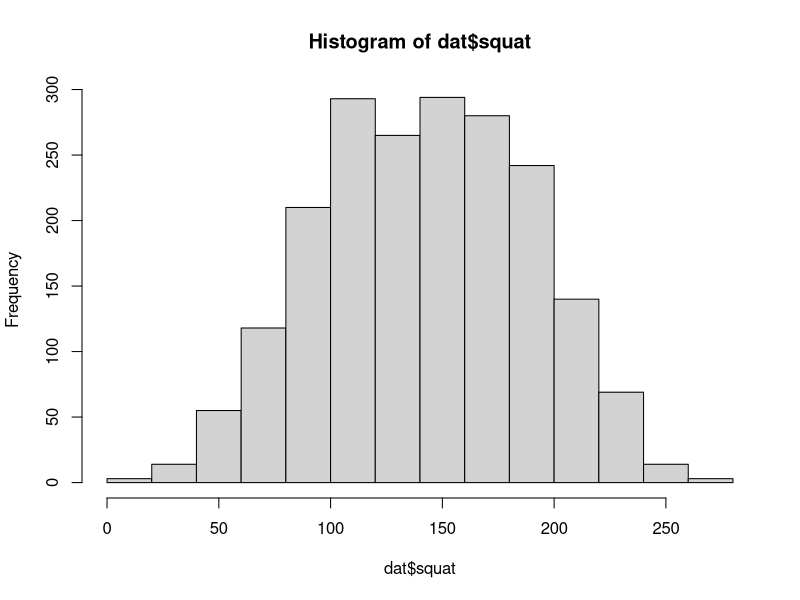
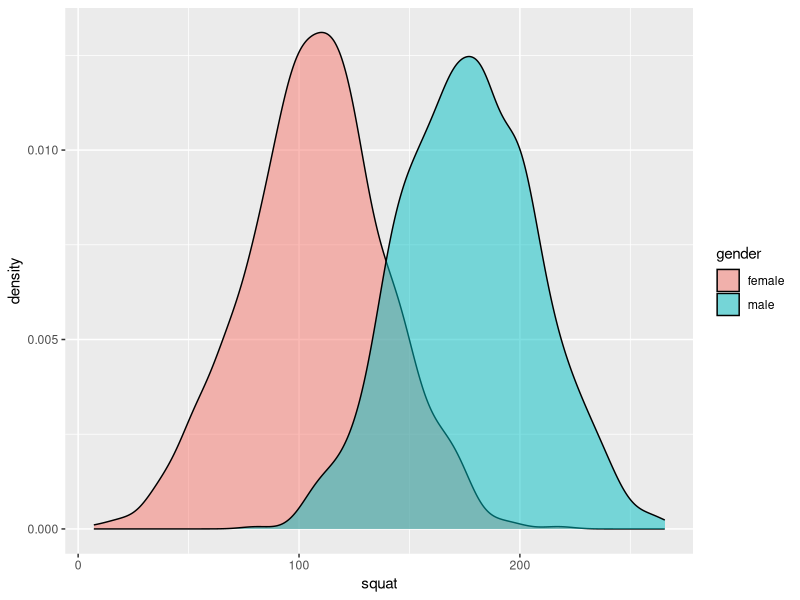
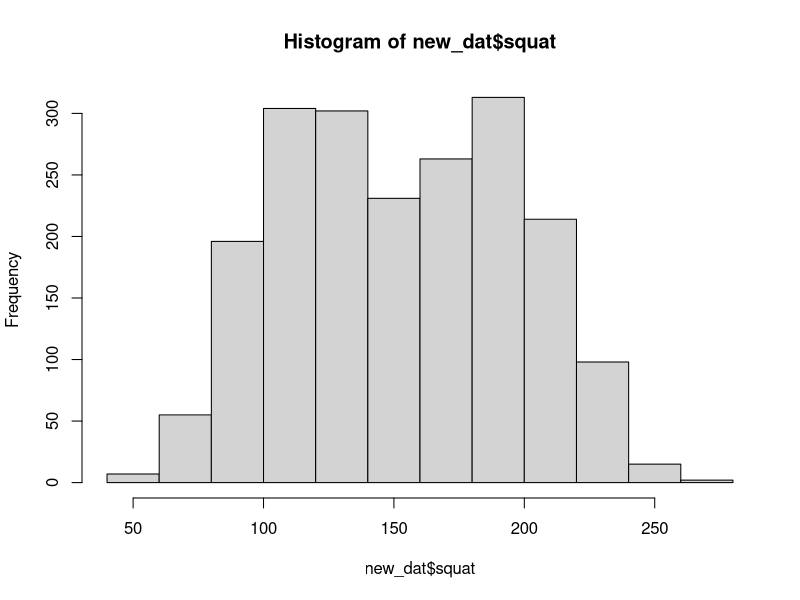
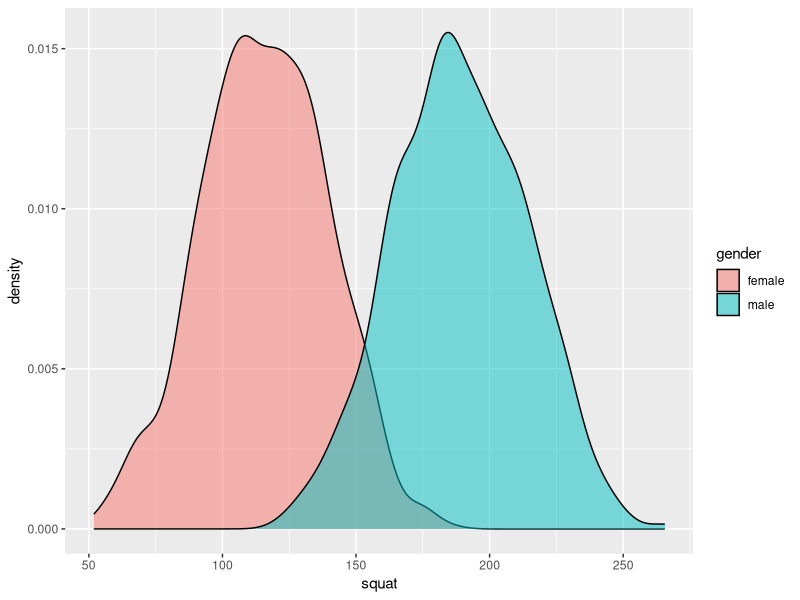

Here is the R script that generated these plots, in order:
## ---- chunk 1
library(tidyverse)

# set the see for reproducibility
set.seed(82)

# sample size - simulate 1000 male and 1000 female lifters
n_males <- 1000
n_females <- 1000

# set the model coefficients for squats
intercept <- -145.7
years_exp_beta <- 4.3
pct_bf_beta <- -1.7
upper_arm_girth_beta <- 6
thigh_girth_beta <- 1.9

# Standard Error of Estimate (SEE) is sampled from a normal distribution with a mean = 0 and 
# standard deviation of 20.3
see <- rnorm(n = n_males + n_females, mean = 0, sd = 20.3)

# get mean and sd for each of the model variables
years_exp_male <- rnorm(n = n_males, mean = 2.6, sd = 2.4)
years_exp_male <- ifelse(years_exp_male < 0, 0, years_exp_male)
years_exp_female <- rnorm(n = n_females, mean = 1.6, sd = 1.5)
years_exp_female <- ifelse(years_exp_female < 0, 0, years_exp_female)
pct_bf_male <- rnorm(n = n_males, mean = 11.1, sd = 3.8)
pct_bf_female <- rnorm(n = n_females, mean = 21.7, sd = 5.4)
upper_arm_girth_male <- rnorm(n = n_males, mean = 35.6, sd = 2.8)
upper_arm_girth_female <- rnorm(n = n_females, mean = 29.5, sd = 3.1)
thigh_girth_male <- rnorm(n = n_males, mean = 61.1, sd = 5.5)
thigh_girth_female <- rnorm(n = n_females, mean = 56.1, sd = 4.9)

# put the simulated data into a data frame
dat <- data.frame(
  gender = c(rep("male", times = n_males), rep("female", times = n_females)),
  years_exp = c(years_exp_male, years_exp_female), 
  pct_bf = c(pct_bf_male, pct_bf_female), 
  upper_arm_girth = c(upper_arm_girth_male, upper_arm_girth_female), 
  thigh_girth = c(thigh_girth_male, thigh_girth_female)
)

dat %>%
  head()

## check means and standard deviations of the simulation
dat %>%
  group_by(gender) %>%
  summarize(across(.cols = years_exp:thigh_girth,
                   list(avg = mean, SD = sd)),
            .groups = "drop") %>%
  pivot_longer(cols = -gender)
## ---- chunk 2
# estimate squat performance
dat$squat <- with(dat, intercept + years_exp_beta*years_exp + pct_bf_beta*pct_bf + upper_arm_girth_beta*upper_arm_girth + thigh_girth_beta*thigh_girth + see)

dat %>%
  head()

## summary statistics
dat %>%
  group_by(gender) %>%
  summarize(avg_squat = mean(squat), 
            sd_squat = sd(squat))

# plots
hist(dat$squat)

dat %>%
  ggplot(aes(x = squat, fill = gender)) +
  geom_density(alpha = 0.5)
## ---- chunk 3
fit_lm <- lm(squat ~ years_exp + pct_bf + upper_arm_girth + thigh_girth, data = dat)
summary(fit_lm)
## ---- chunk 4
dat %>%
  group_by(gender) %>%
  summarize(avg_squat_sim = mean(squat), 
            sd_squat_sim = sd(squat)) %>%
  mutate(avg_squat_paper = c(118.3, 196.1),
         sd_squat_paper = c(26.6, 37.9))
## ---- chunk 5
library(mvtnorm)

## Order of means is: BF%, Upper Arm Girth, Thigh Girth
male_means <- c(11.1, 35.6, 61.1)
female_means <- c(21.7, 29.5, 56.1)
## ---- chunk 6
## Create correlation matrices
# males
male_r_matrix <- matrix(c(1, 0.85, 0.85,
                          0.85, 1, 0.9,
                          0.85, 0.9, 1), 
                   nrow = 3, ncol = 3,
       dimnames = list(c("bf_pct", "upper_arm_girth", "thigh_girth"),
                       c("bf_pct", "upper_arm_girth", "thigh_girth")))

male_r_matrix

# females
female_r_matrix <- matrix(c(1, 0.85, 0.85,
                          0.85, 1, 0.9,
                          0.85, 0.9, 1), 
                   nrow = 3, ncol = 3,
       dimnames = list(c("bf_pct", "upper_arm_girth", "thigh_girth"),
                       c("bf_pct", "upper_arm_girth", "thigh_girth")))

female_r_matrix
## ---- chunk 7
## simulate 1000 new x, y, and z variables using the mvtnorm package
set.seed(777)
male_sim <- rmvnorm(n = n_males, mean = male_means, sigma = male_r_matrix) %>%
  as.data.frame() %>%
  setNames(c("pct_bf", "upper_arm_girth", "thigh_girth"))

female_sim <- rmvnorm(n = n_females, mean = female_means, sigma = female_r_matrix) %>%
  as.data.frame() %>%
  setNames(c("pct_bf", "upper_arm_girth", "thigh_girth"))

head(male_sim)
head(female_sim)

## put the two simulated data frames together
multi_sims <- bind_rows(male_sim, female_sim)
multi_sims %>%
  head()
## ---- chunk 8
# Quantiles of years experience simulation from above to get the upper end
quantile(dat$years_exp[dat$gender == "male"])
quantile(dat$years_exp[dat$gender == "female"])

# Simulate years of experience from a uniform distribution
set.seed(8801)
years_exp_male <- runif(n = n_males, min = 0, max = 11)
years_exp_female <- runif(n = n_females, min = 0, max = 7)
## ---- chunk 9
## new data frame
new_dat <- data.frame(
  gender = c(rep("male", times = n_males), rep("female", times = n_females)),
  years_exp = c(years_exp_male, years_exp_female)
) %>%
  bind_cols(multi_sims)

new_dat %>%
  head()
## ---- chunk 10
# estimate squat performance
new_dat$squat <- with(new_dat, intercept + years_exp_beta*years_exp + pct_bf_beta*pct_bf + upper_arm_girth_beta*upper_arm_girth + thigh_girth_beta*thigh_girth + see)

new_dat %>%
  head()

## summary statistics
new_dat %>%
  group_by(gender) %>%
  summarize(avg_squat = mean(squat), 
            sd_squat = sd(squat))

# plots
hist(new_dat$squat)

new_dat %>%
  ggplot(aes(x = squat, fill = gender)) +
  geom_density(alpha = 0.5)
## ---- chunk 11
fit_lm_new <- lm(squat ~ years_exp + pct_bf + upper_arm_girth + thigh_girth, data = new_dat)
summary(fit_lm_new)
## ---- chunk 12
new_dat %>%
  group_by(gender) %>%
  summarize(avg_squat_sim = mean(squat), 
            sd_squat_sim = sd(squat)) %>%
  mutate(avg_squat_paper = c(118.3, 196.1),
         sd_squat_paper = c(26.6, 37.9))
